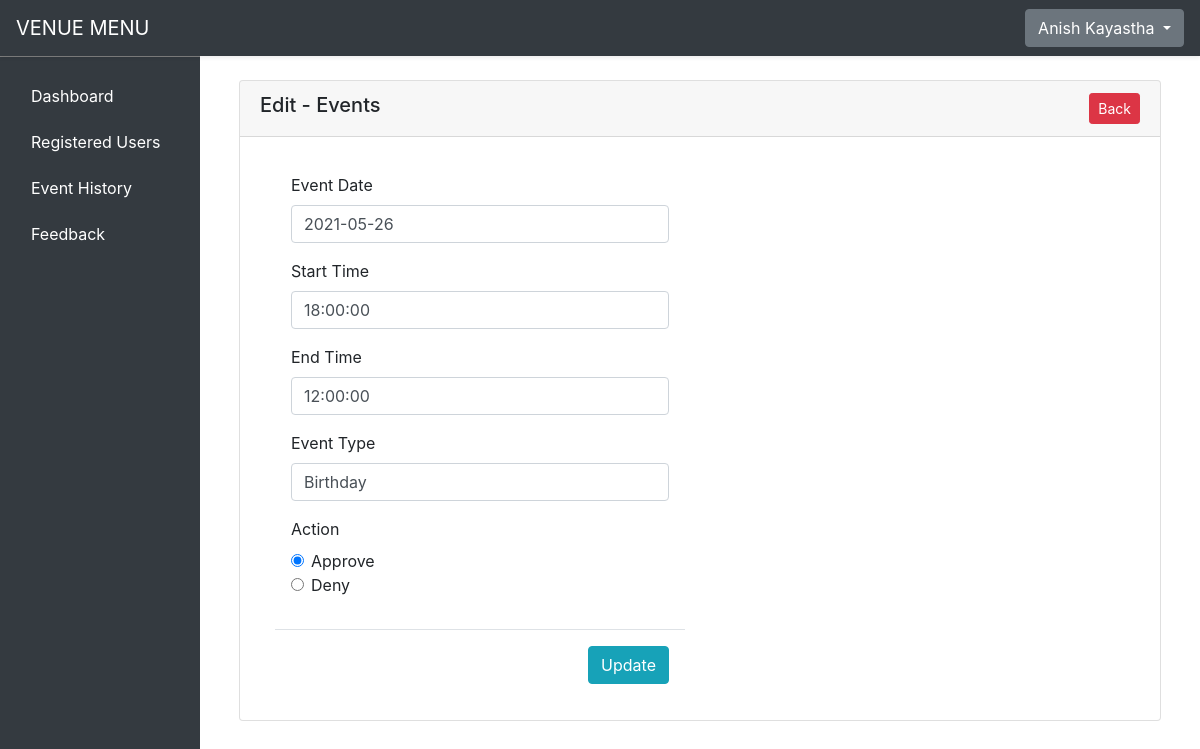
Screenshot of /dashboard/edit_events.php?event_id=2 (signed in) with the database file from the repository.
### tables this page shows
CREATE TABLE events (
	event_id INT PRIMARY KEY AUTO_INCREMENT,
    user_id INT,
    event_type VARCHAR(50),
    event_date DATE,
    start_time TIME,
    end_time TIME,
    event_status VARCHAR(50),
    FOREIGN KEY(user_id) REFERENCES users(id) ON DELETE CASCADE
);

### dashboard/edit_events.php (the view, shortened to what this page needs)
<?php
    include('includes/header.php');
?>
<?php
    include('includes/navbar.php');
?>
<div class="container-fluid size-adjust">
    <div class="row">
        <?php
            include('includes/sidebar.php');
            include('modules/connection.php');
        ?>
        <main role="main" class="col-md-9 ml-sm-auto col-lg-10 px-md-4">
            <div class="d-flex justify-content-between flex-wrap flex-md-nowrap align-items-center pt-3 pb-2">
            </div>
	    	<section class="container-fluid">
	    		<div class="row">
	    			<div class="col-md-12">
	    				<div class="card">
	            			<div class="card-header">
	            				<span class="card-title h5">Edit - Events</span>
	                			<a href="event.php" class="btn btn-danger btn-sm float-right">Back</a>
	            			</div>
	            			<div class="card-body">
	            				<div class="col-md-6">
	            					<form action="modules/code.php" method="POST">
								      <div class="modal-body">
								      	<?php
								      		if(isset($_GET['event_id'])) {
								      			$event_id = $_GET['event_id'];
								      			$query = "SELECT * FROM events WHERE event_id='$event_id' LIMIT 1";
								      			$query_run = mysqli_query($conn, $query);
								      			if(mysqli_num_rows($query_run) > 0) {
								      				foreach($query_run as $row) {
								      					?>
								      					<div class="form-group">
												        	<label for="event_date">Event Date</label>
												        	<input type="text" id="event_date" name="event_date" value="<?php echo $row['event_date']; ?>" class="form-control" placeholder="Event Date" autocomplete="off">
												        </div>
								      					<div class="form-group">
												        	<label for="start_time">Start Time</label>
												        	<input type="text" id="start_time" name="start_time" value="<?php echo $row['start_time']; ?>" class="form-control" placeholder="Start Time" autocomplete="off">
												        </div>
												        <div class="form-group">
												        	<label for="end_time">End Time</label>
												        	<input type="text" id="end_time" name="end_time" value="<?php echo $row['end_time']; ?>" class="form-control" placeholder="End Time" autocomplete="off">
												        </div>
												        <div class="form-group">
												        	<label for="event_type">Event Type</label>
												        	<input type="text" id="event_type" name="event_type" value="<?php echo $row['event_type']; ?>" class="form-control" placeholder="Event Type" autocomplete="off">
												        </div>
												        <div class="form-group">
												        	<label for="">Action</label>
												        	<div class="form-check">
  																<input class="form-check-input" type="radio" name="event_status" id="approve" value="Accepted" checked>
  																<label class="form-check-label" for="approve">Approve</label>
															</div>
															<div class="form-check">
  																<input class="form-check-input" type="radio" name="event_status" id="deny" value="Rejected">
																<label class="form-check-label" for="deny">Deny</label>
															</div>
												        </div>
								      					<?php
								      				}
								      			}
								      			else {
								      				echo "<h4>No Record Found!</h4>";
								      			}
								      		}
								      	?>
								      </div>
								      <div class="modal-footer">
								        	<button type="submit" name="updateEvent" class="btn btn-info">Update</button>
								      </div>
								  	</form>
	            				</div>
	            			</div>
	      				</div>
	    			</div>
	    		</div>
	    	</section>
	    </main>
  	</div>
</div>
<?php include('includes/footer.php'); ?>

### dashboard/css/style.css (style rules this page uses)
form { display: inline; }
.size-adjust { margin-top: 56px; }

### rows the page displays
events: event_date "2021-05-26", start_time "18:00:00", end_time "12:00:00", event_type "Birthday"

### other values shown
$_SESSION['auth_user']['user_firstname'] "Anish"
$_SESSION['auth_user']['user_lastname'] "Kayastha"
